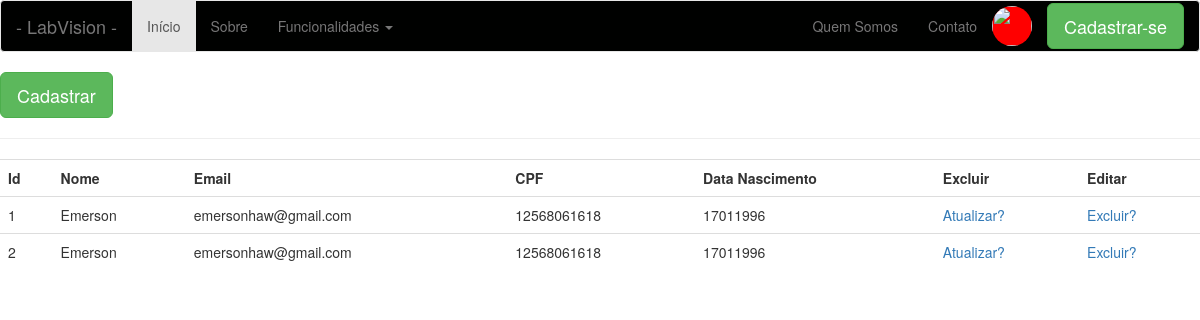
Before: /listar-usuarios with the older database file.
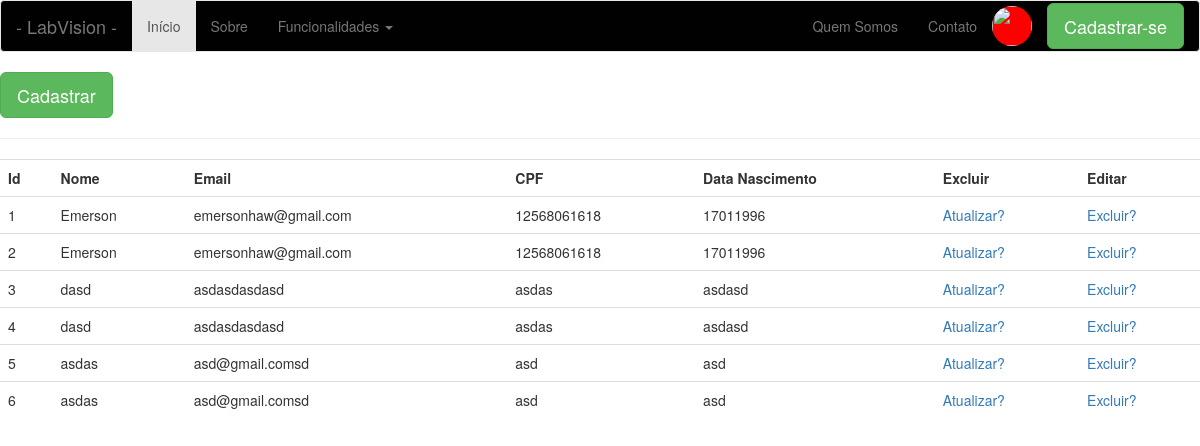
After: the same page with the newer database file.
### app/models/tables.py (models this page shows, shortened)
class Pessoa(db.Model):
    __tablename__ = "pessoas"
    id = db.Column(db.Integer, primary_key=True)
    nome = db.Column(db.String(50))

class Usuario(Pessoa, db.Model):
    __tablename__ = "usuarios"
    id = db.Column(db.Integer, primary_key=True)
    email = db.Column(db.String(50))
    senha = db.Column(db.String(20))
    cpf = db.Column(db.String(20))
    dt_nascimento = db.Column(db.String(20))
    status = db.Column(db.Boolean())
    pessoa = db.Column(db.Integer, db.ForeignKey('pessoas.id'))

class Pessoa(db.Model):
    __tablename__ = "pessoas"
    id = db.Column(db.Integer, primary_key=True)
    nome = db.Column(db.String(50))

### app/controllers/default.py (the view)
@app.route('/listar-usuarios', methods=['GET', 'POST'])
def listar_usuarios():
    usuarios = Usuario.query.all()
    return render_template('usuario/listar-usuarios.html', usuarios=usuarios)

### app/templates/usuario/listar-usuarios.html
{% include 'base/head.html' %}
{% include 'base/nav_bar.html' %}
<a href="/cadastrar-usuarios">
    <button class="btn btn-lg btn-success">
        Cadastrar
    </button>
</a>
<hr>
<div class="table-responsive">
        <table class="table">
            <tr>
                <th>Id</th>
                <th>Nome</th>
                <th>Email</th>
                <th>CPF</th>
                <th>Data Nascimento</th>
                <th>Excluir</th>
                <th>Editar</th>
            </tr>
            {% for u in usuarios %}
                <tr>
                    <td>
                        {{ u.id}}
                    </td>
                    <td>
                        {{ u.nome}}
                    </td>
                    <td>
                        {{ u.email}}
                    </td>
                    <td>
                        {{ u.cpf}}
                    </td>
                    <td>
                        {{ u.dt_nascimento}}
                    </td>
                    <td>
                        <a href="{{ url_for('atualizar_usuario', id=u.id)}}">Atualizar?</a>
                    </td>
                    <td>
                        <a href="{{ url_for('excluir_usuario', id=u.id)}}">Excluir?</a>
                    </td>
                </tr>
            {% endfor %}
        </table>
</div>
{% include 'base/footer.html' %}

### app/templates/base/head.html (shortened to what this page needs)
<!DOCTYPE html>
<html lang="pt-br">
  <head>
    <link rel="stylesheet" href="{{ url_for('static', filename='bootstrap/css/bootstrap.css') }}">
    <link rel="stylesheet" href="{{ url_for('static', filename='css/main.css') }}">
  </head>
  <body>

### app/templates/base/nav_bar.html (shortened to what this page needs)
    <nav class="navbar navbar-default">
        <div class="container-fluid">
            <div class="navbar-header">
                <a class="navbar-brand" href="#">- LabVision -</a>
            </div>
            <div class="collapse navbar-collapse" id="navPrincipal">
                <ul class="nav navbar-nav">
                    <li class="active">
                        <a href="#">Início</a>
                    </li>
                    <li>
                        <a href="#">Sobre</a>
                    </li>
                    <li class="dropdown">
                        <a class="dropdown-toggle" data-toggle="dropdown" href="#">Funcionalidades
                        <span class="caret"></span></a>
                    </li>
                </ul>
                <ul class="nav navbar-nav navbar-right">
                    <li><a href="#">Quem Somos</a></li>
                    <li><a href="#">Contato</a></li>
                    <li>
                        <img src="" class="imagem-perfil">
                    </li>
                    <button class="btn btn-lg btn-success botao-cadastrar-se">
                        Cadastrar-se
                    </button>
                </ul>
            </div>
        </div>
    </nav>

### app/templates/base/footer.html (shortened to what this page needs)
    </body>
</html>

### app/static/css/main.css (style rules this page uses)
.navbar-default { background-color: #000100; }
.imagem-perfil { background-color: #FF0000; width: 40px; height: 40px; border-radius: 40px; margin-top: 5px; margin-right: 15px; }
.botao-cadastrar-se { margin-top: 2px; }

Changed rows visible on the page:
added Usuario: id "3", nome "dasd", email "asdasdasdasd", cpf "asdas", dt_nascimento "asdasd"
added Usuario: id "4", nome "dasd", email "asdasdasdasd", cpf "asdas", dt_nascimento "asdasd"
added Usuario: id "5", nome "asdas", email "asd@gmail.comsd", cpf "asd", dt_nascimento "asd"
added Usuario: id "6", nome "asdas", email "asd@gmail.comsd", cpf "asd", dt_nascimento "asd"
